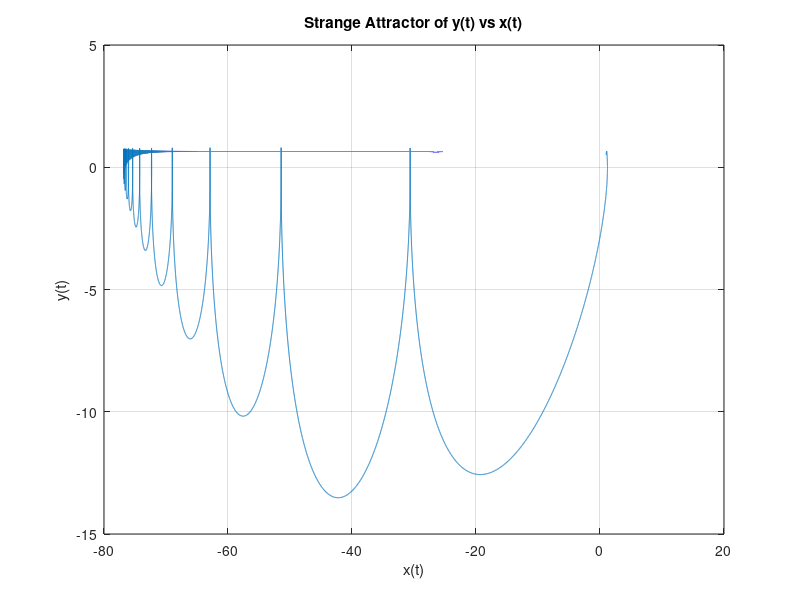

This chart was generated by the following MATLAB code:
t_max = 100;
delta_t = 0.001;
x0 = 1;
y0 = 0.5;
z0 = 0.3;
sigma = 10;
rho = 28;
beta = 8/3;


time_steps = 0:delta_t:t_max;
%Lorenz system of equations

lorenz_func = @(t, x, y, z)[y;
                        z;
                        z-x-1e-9*(exp(y/0.026)-1)];

%ode solver, producing x,y,z values for the system

x = x0;
y = y0;
z = z0;

num_steps = length(time_steps);

RK4_sol = zeros(num_steps, 4);
RK4_sol(1, :) =[0, x, y , z];

for i = 1:num_steps
    t = i+delta_t;

    %step 1
    k1 = lorenz_func(t,x, y, z);

    %step 2
    k2 = lorenz_func(t+(0.5*delta_t),x+k1(1)*delta_t*0.5, y+k1(2)*delta_t*0.5, z+k1(3)*delta_t*0.5);

    %step 3
    k3 = lorenz_func(t+(0.5*delta_t),x+k2(1)*delta_t*0.5, y+k2(2)*delta_t*0.5, 3+k1(3)*delta_t*0.5);

    %step 4
    k4 = lorenz_func(t+delta_t,x+k3(1)*delta_t, y+k3(2)*delta_t, 3+k3(3)*delta_t);

    x = x + (delta_t/6) * (k1(1) + 2*k2(1) + 2*k3(1) + k4(1));
    y = y + (delta_t/6) * (k1(2) + 2*k2(2) + 2*k3(2) + k4(2));
    z = z + (delta_t/6) * (k1(3) + 2*k2(3) + 2*k3(3) + k4(3));
    
    RK4_sol(i+1, :) = [(i * delta_t), x, y, z];
end

figure;
plot(RK4_sol(:, 2), RK4_sol(:, 3));
title('Strange Attractor of y(t) vs x(t)');
xlabel('x(t)');
ylabel('y(t)');
grid on;

